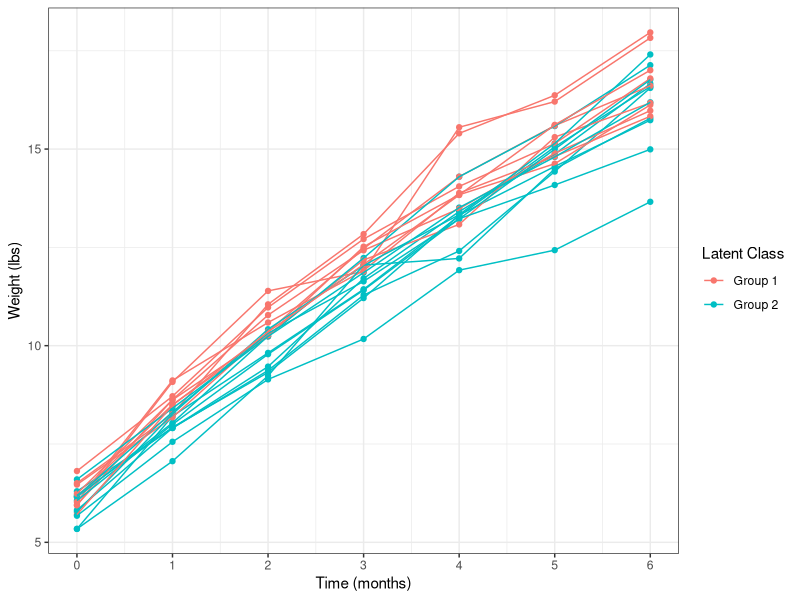
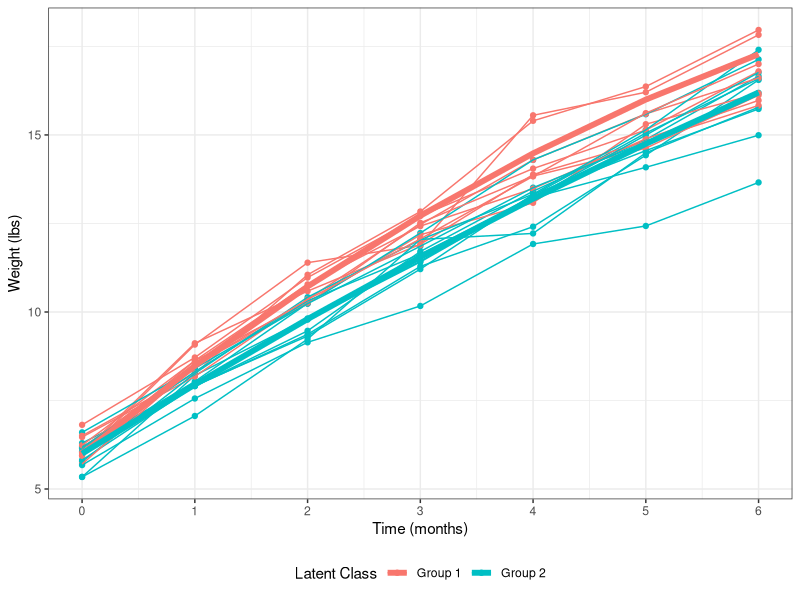
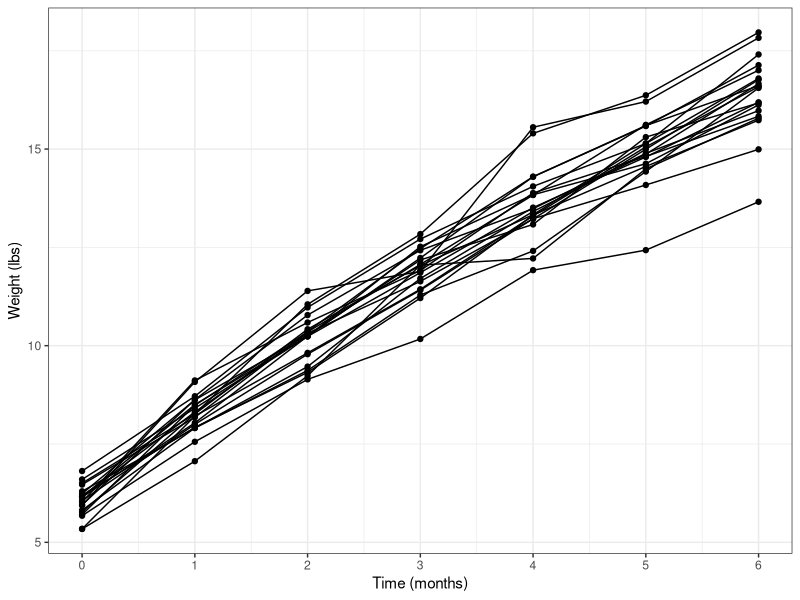
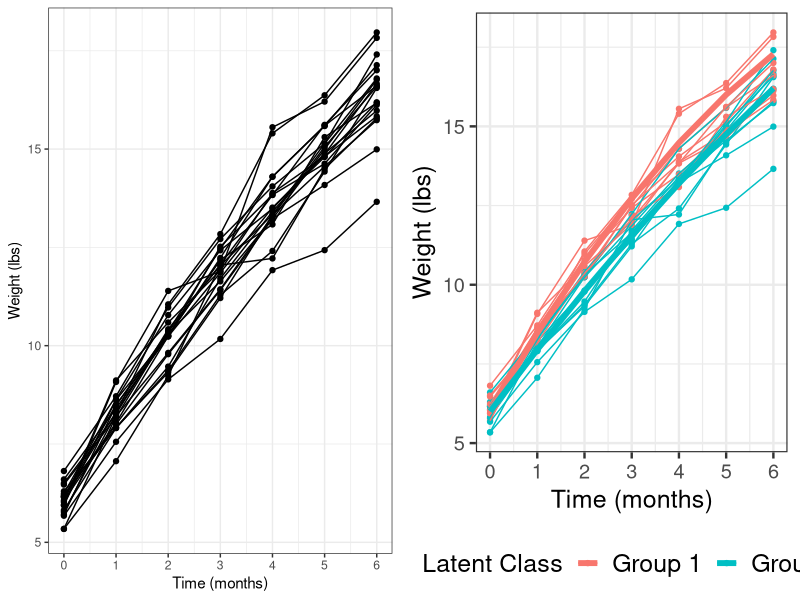
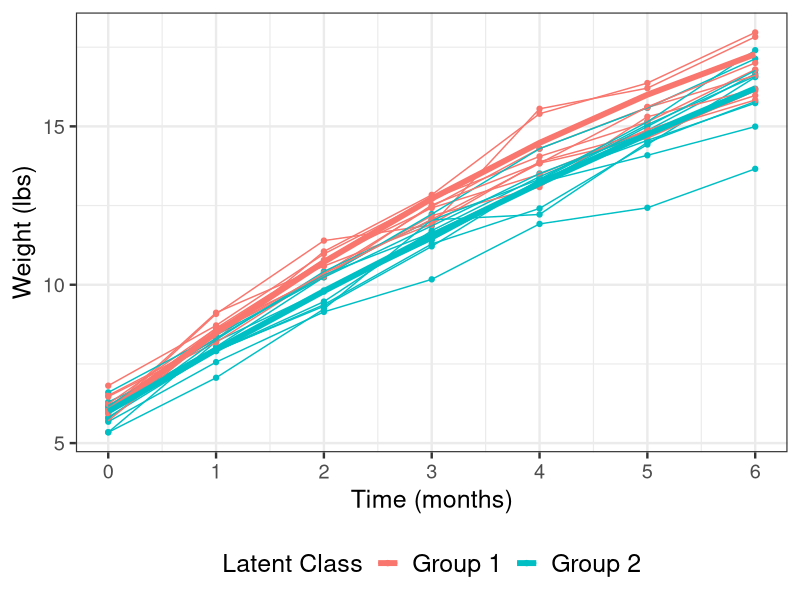

The R source for these figures, in order:
# plot.sim.lgmm.R
# Plot the simulated lgmm
library(ggplot2)
library(reshape)
require(gridExtra)

# read in the data from the C:\Users\vonholle\Documents\dissertation\unc-dissertation-markdown\includes\scripts\power\aim2
# power-aim2.inp Mplus program

setwd("C:/Users/vonholle/Documents/dissertation/unc-dissertation-markdown/includes/scripts/power/aim1.2")

df.1 = read.table("sim2_rev1-or1-5.dat", header=F)
head(df.1)
colnames(df.1)

colnames(df.1) = c("y", "m01", "m02", "m03", "m04", "m05", "m06",
                   "m07", "c")
df.1$id = rownames(df.1)
head(df.1)

# plot data according to class

# melt the data from wide to long
df.1.long = melt(df.1, id=c("y", "c", "id"))
head(df.1.long)
df.1.long$time = as.numeric(with(df.1.long, substr(variable,2,3)))-1
head(df.1.long)
table(df.1.long$time)

table(df.1.long$c)
df.1.long$c.f = factor(df.1.long$c, labels=c("Group 1", "Group 2"))

# plot
sub.1 = df.1.long[df.1.long$id %in% c(seq(1,20,1)),]
sub.1[1:20,]

p1 = ggplot(data=sub.1,
       aes(x=time, y=value, group=id, colour=c.f)) +
    geom_point() +
    geom_line() +
    scale_x_continuous(breaks=unique(sub.1$time)) +
    scale_colour_discrete(name="Latent Class") +
    theme_bw() +
    labs(x="Time (months)", y="Weight (lbs)") 
p1

# add the population average line to the plot
# plot a cubic curve to get an idea of proper coefficients for power analsyis
# (adapted from plot.sim.R)
# ..........................................................
i = 6
s = 2.6
q2 = -0.12
c = -0.005

i2 = 6
s2 = 2
q2.2 = -0.05

age = seq(0, 6, by=1)

r.quad = i + s*age + q2*age^2
r.quad.2 = i2 + s2*age + q2.2*age^2

df.2 = data.frame(age=age, value=r.quad, c.f="Group 1", id=600)
df.2

df.3 = data.frame(age=age, value=r.quad.2, c.f="Group 2", id=601)
df.3

df.4 = rbind.data.frame(df.2, df.3)
df.4

p1 + geom_line(aes(x=age, y=value, group=id, colour=c.f), 
               data=df.4, size=2) +
  theme(legend.position="bottom")

# No groups
# ..............................................................
p2 = ggplot(data=sub.1,
            aes(x=time, y=value, group=id)) +
  geom_point() +
  geom_line() +
  scale_x_continuous(breaks=unique(sub.1$time)) +
  theme_bw() +
  labs(x="Time (months)", y="Weight (lbs)") 
p2

p1.extra =  p1 + geom_line(aes(x=age, y=value, group=id, colour=c.f), 
                           data=df.4, size=2) +
  theme_bw(base_size=18) +
  theme(legend.position="bottom", legend.text=element_text(size=18))


  theme(legend.position="bottom", base_size=18,
        legend.text=element_text(size=18))

grid.arrange(p2, p1.extra, ncol=2)

# output plot

png("sim.lgmm-2.png", width=2400, height=2400, res=300)
#grid.arrange(p2, p1.extra, ncol=2) 
p1.extra
dev.off()
